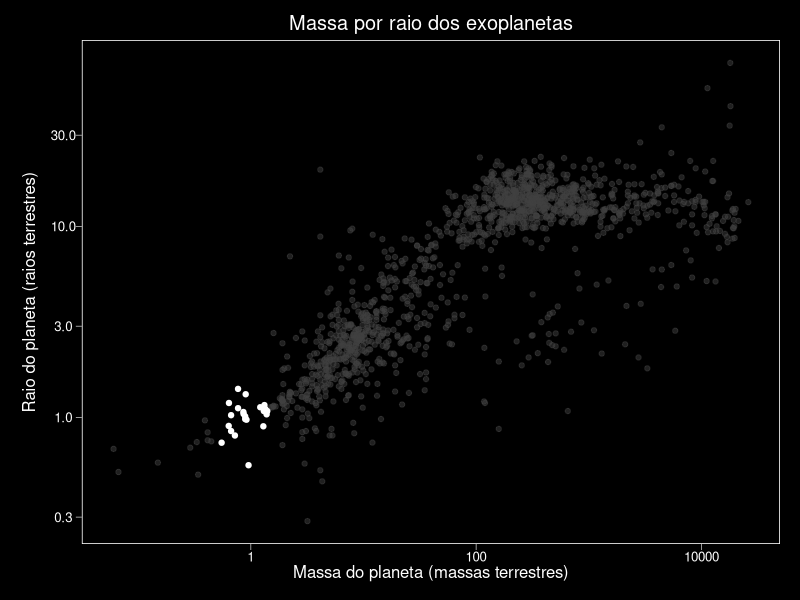
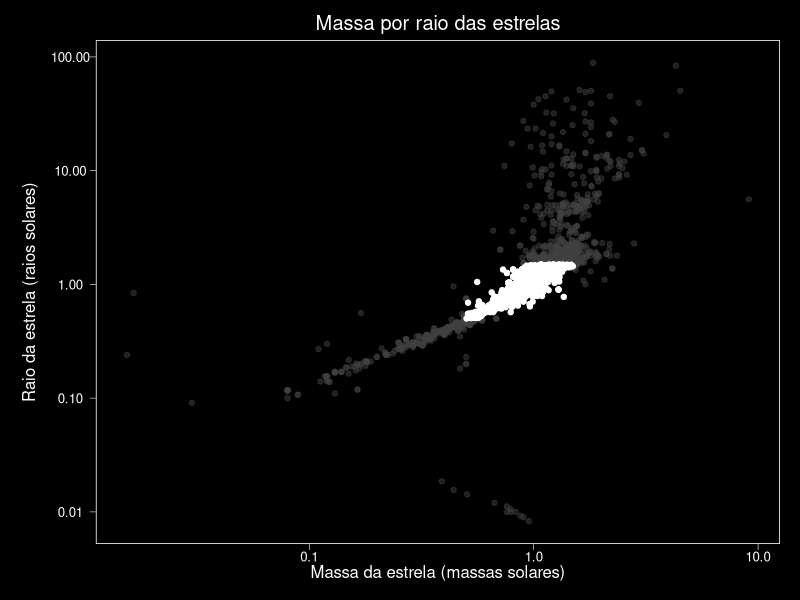
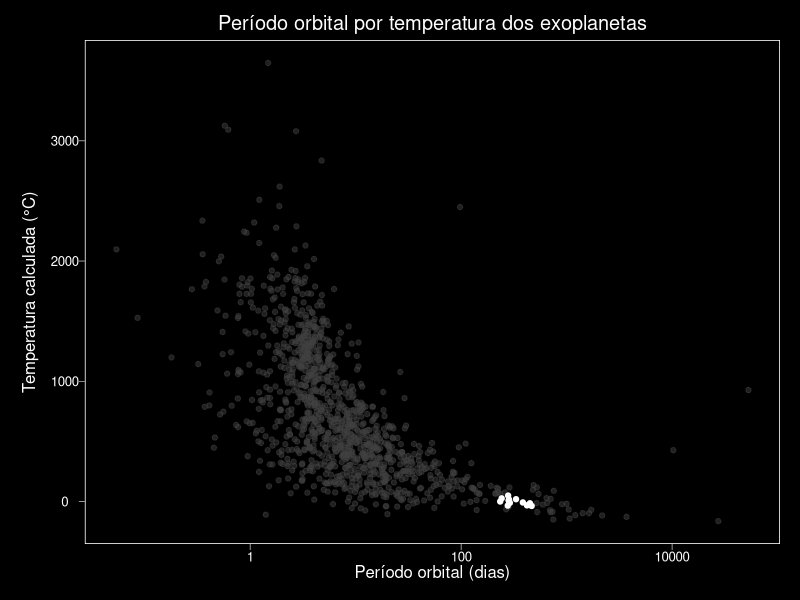
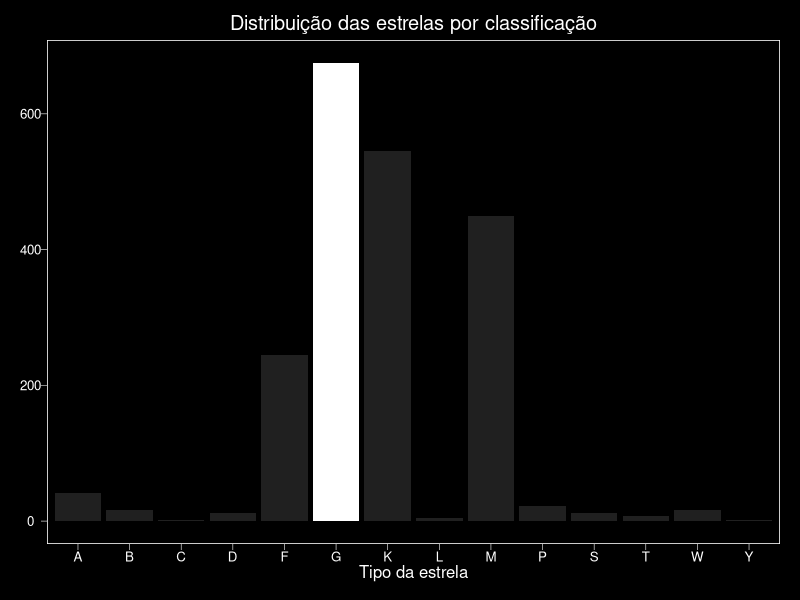
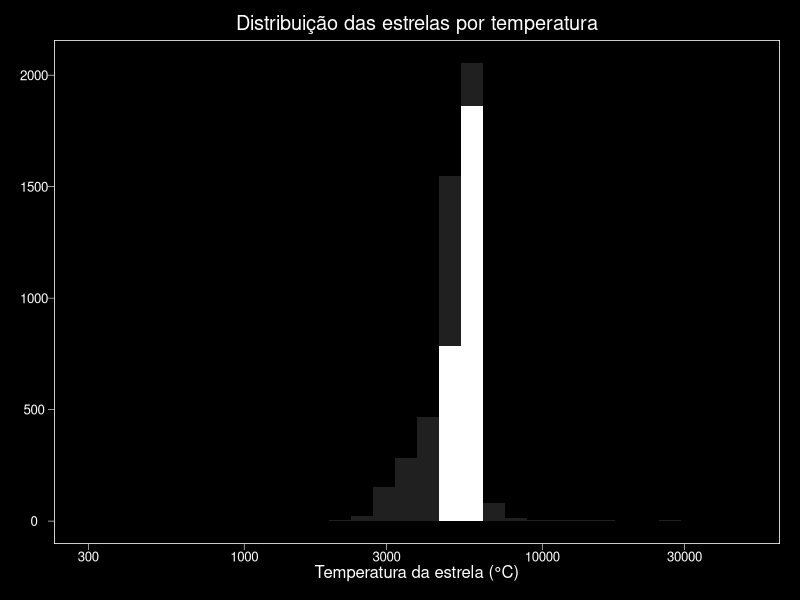
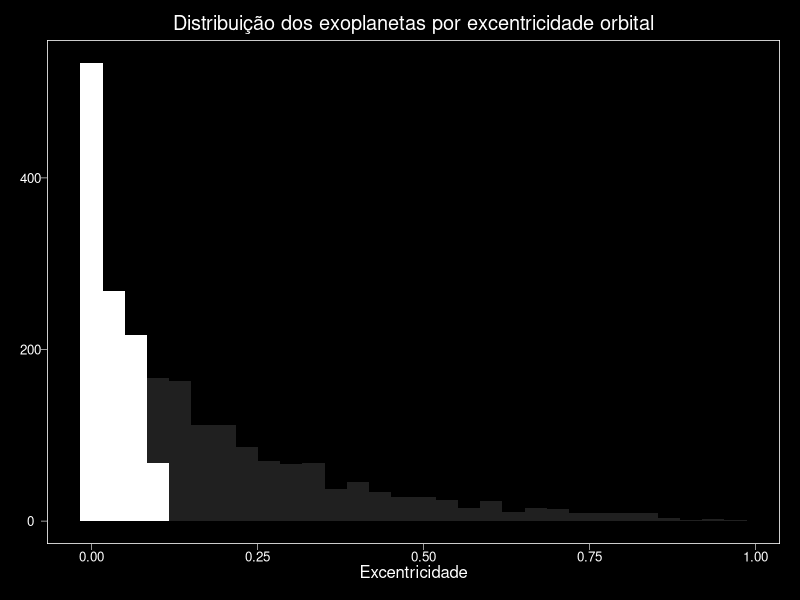
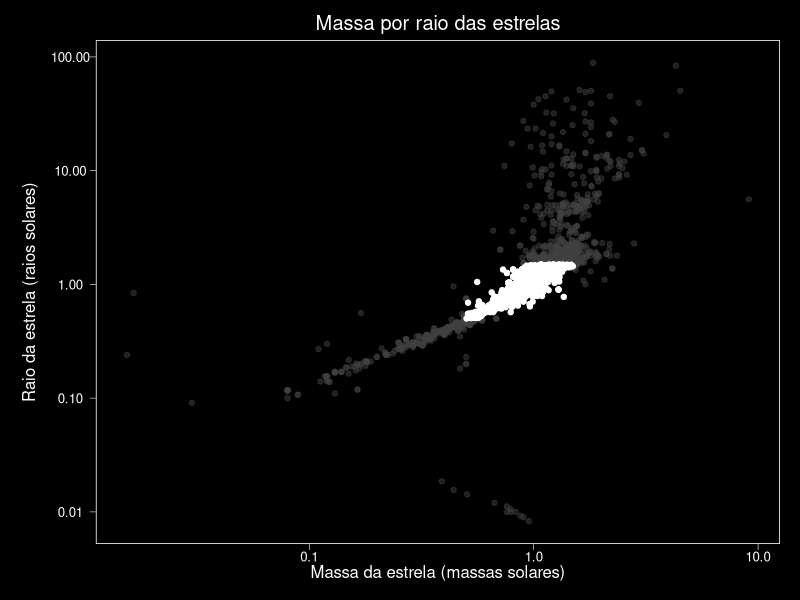
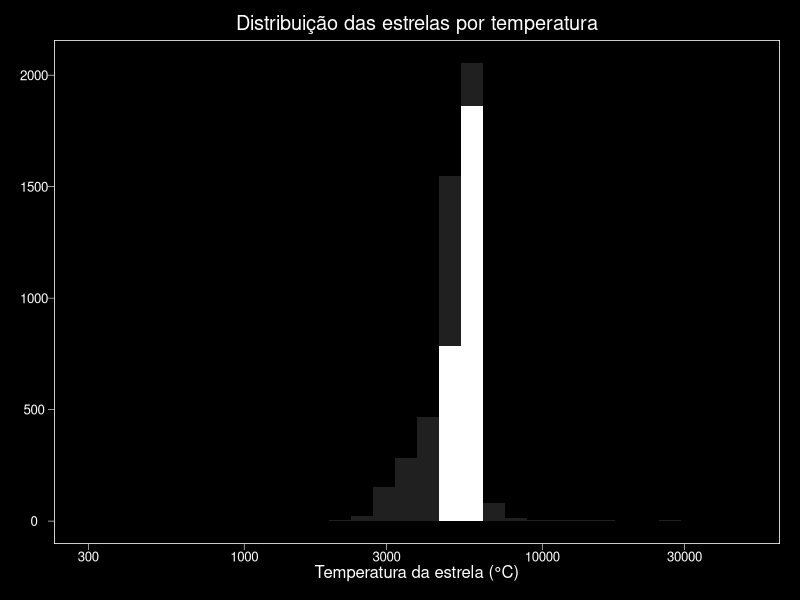

Recreate these plots in R, in order.
## ---- chunk 1
knitr::opts_chunk$set(echo = TRUE)
knitr::opts_chunk$set(warning = FALSE, message = FALSE)
## ---- chunk 2
if(!require(tidyverse)) install.packages("tidyverse", repos = "http://cran.us.r-project.org")
library(tidyverse)
## ---- chunk 3
if(!require(ggthemes)) install.packages("ggthemes", repos = "http://cran.us.r-project.org")
library(ggthemes)
## ---- chunk 4
library(ggplot2)
library(gridExtra)
 
theme_black = function(base_size = 12, base_family = "") {
 
  theme_grey(base_size = base_size, base_family = base_family) %+replace%
 
    theme(
      # Specify axis options
      axis.line = element_blank(),  
      axis.text.x = element_text(size = base_size*0.8, color = "white", lineheight = 0.9),  
      axis.text.y = element_text(size = base_size*0.8, color = "white", lineheight = 0.9),  
      axis.ticks = element_line(color = "white", size  =  0.2),  
      axis.title.x = element_text(size = base_size, color = "white", margin = margin(0, 10, 0, 0)),  
      axis.title.y = element_text(size = base_size, color = "white", angle = 90, margin = margin(0, 10, 0, 0)),  
      axis.ticks.length = unit(0.3, "lines"),   
      # Specify legend options
      legend.background = element_rect(color = NA, fill = "black"),  
      legend.key = element_rect(color = "white",  fill = "black"),  
      legend.key.size = unit(1.2, "lines"),  
      legend.key.height = NULL,  
      legend.key.width = NULL,      
      legend.text = element_text(size = base_size*0.8, color = "white"),  
      legend.title = element_text(size = base_size*0.8, face = "bold", hjust = 0, color = "white"),  
      legend.position = "right",  
      legend.text.align = NULL,  
      legend.title.align = NULL,  
      legend.direction = "vertical",  
      legend.box = NULL, 
      # Specify panel options
      panel.background = element_rect(fill = "black", color  =  NA),  
      panel.border = element_rect(fill = NA, color = "white"),  
      panel.grid.major = element_line(color = "black"),  
      panel.grid.minor = element_line(color = "black"),  
      panel.margin = unit(0.5, "lines"),   
      # Specify facetting options
      strip.background = element_rect(fill = "grey30", color = "grey10"),  
      strip.text.x = element_text(size = base_size*0.8, color = "white"),  
      strip.text.y = element_text(size = base_size*0.8, color = "white",angle = -90),  
      # Specify plot options
      plot.background = element_rect(color = "black", fill = "black"),  
      plot.title = element_text(size = base_size*1.2, color = "white"),  
      plot.margin = unit(rep(1, 4), "lines")
 
    )
 
}
## ---- chunk 5
setwd(dirname(rstudioapi::getSourceEditorContext()$path))
## ---- chunk 6
data = read.csv("exoplanet.eu_catalog.csv")
## ---- chunk 7
raio_e_massa = data %>% 
  filter(!is.na(mass) & !is.na(radius)) %>% 
  select(X..name, mass, radius) %>% 
  mutate(mass = mass*318) %>% 
  mutate(radius = radius*11)
raio_e_massa
## ---- chunk 8
grafico_raio_massa = ggplot(raio_e_massa, aes(x = mass, y = radius)) +
  geom_point(alpha = 0.5, color = "gray25") +
  geom_point(data = subset(raio_e_massa, mass > 0.5 & mass < 1.5 & radius > 0.5 & radius < 1.5), aes(x = mass, y = radius), color = "white") +
  scale_x_log10() +
  scale_y_log10() +
  labs(x = "Massa do planeta (massas terrestres)", y = "Raio do planeta (raios terrestres)", title = "Massa por raio dos exoplanetas") +
  theme_black() +
  theme(plot.title = element_text(vjust = 2))

grafico_raio_massa
## ---- chunk 9
raio_e_massa_adequados = raio_e_massa %>% filter(mass > 0.5 & mass < 1.5 & radius > 0.5 & radius < 1.5)
raio_e_massa_adequados
## ---- chunk 10
raio = data %>% filter(!is.na(mass))
raio
raio = raio %>% filter(mass > 0.5 & mass < 1.5)
raio
## ---- chunk 11
massa_e_raio_estrela = data %>% filter(!is.na(star_mass) & !is.na(star_radius)) %>% select(X..name, star_mass, star_radius)
massa_e_raio_estrela
## ---- chunk 12
grafico_massa_raio_estrela = ggplot(massa_e_raio_estrela, aes(x = star_mass, y = star_radius)) +
  geom_point(color = "gray25", alpha = 0.5) +
  scale_x_log10() +
  scale_y_log10(labels = scales::label_number()) +
  geom_point(data = subset(massa_e_raio_estrela, star_mass > 0.5 & star_mass < 1.5 & star_radius > 0.5 & star_radius < 1.5), aes(x = star_mass, y = star_radius), color = "white") +
  labs(x = "Massa da estrela (massas solares)", y = "Raio da estrela (raios solares)", title = "Massa por raio das estrelas") +
  theme_black() +
  theme(plot.title = element_text(vjust = 2))
grafico_massa_raio_estrela

ggsave("grafico_massa_raio_estrela.jpg", plot = grafico_massa_raio_estrela)
## ---- chunk 13
massa_e_raio_estrela_adequados = massa_e_raio_estrela %>% filter(star_mass > 0.5 & star_mass < 1.5 & star_radius > 0.5 & star_radius < 1.5)
massa_e_raio_estrela_adequados
## ---- chunk 14
estrelas_de_neutrons = data %>% filter(!is.na(star_mass) & !is.na(star_radius)) %>% filter(star_radius < 0.05) %>% select(X..name, star_name)
estrelas_de_neutrons
## ---- chunk 15
periodo_e_temperatura = data %>% filter(!is.na(orbital_period) & !is.na(temp_calculated)) %>% 
  select(X..name, orbital_period, temp_calculated) %>% 
  mutate(temp_calculated = temp_calculated - 273)
periodo_e_temperatura
## ---- chunk 16
grafico_periodo_temperatura = ggplot(periodo_e_temperatura, aes(x = orbital_period, y = temp_calculated)) +
  geom_point(alpha = 0.5, color = "gray25") +
  scale_x_log10() +
  labs(x = "Período orbital (dias)", y = "Temperatura calculada (°C)", title = "Período orbital por temperatura dos exoplanetas") +
  geom_point(data = subset(periodo_e_temperatura, orbital_period > 200 & orbital_period < 500 & temp_calculated > -40 & temp_calculated < 60), aes(x = orbital_period, y = temp_calculated), color = "white") +
  theme_black() +
  theme(plot.title = element_text(vjust = 2))
grafico_periodo_temperatura
## ---- chunk 17
periodo_e_temperatura_adequados = periodo_e_temperatura %>% filter(orbital_period > 300 & orbital_period < 400 & temp_calculated > -50 & temp_calculated < 50)
periodo_e_temperatura_adequados
## ---- chunk 18
tipo_estrela = data %>% filter(!star_sp_type == "") %>% select(X..name, star_sp_type) %>% mutate(star_sp_type = substr(star_sp_type, 1, 1))
tipo_estrela$star_sp_type[tipo_estrela$star_sp_type == "s"] = "S"
tipo_estrela
## ---- chunk 19
grafico_tipo_estrela = ggplot(tipo_estrela, aes(x = star_sp_type)) +
  geom_bar(fill = "gray25", alpha = 0.5) +
  geom_bar(data = subset(tipo_estrela, star_sp_type == "G"), aes(x = star_sp_type), fill = "white") +
  labs(x = "Tipo da estrela", y = NULL, title = "Distribuição das estrelas por classificação") +
  theme_black() +
  theme(plot.title = element_text(vjust = 2))
grafico_tipo_estrela
## ---- chunk 20
tipo_estrela_adequado = tipo_estrela %>% filter(star_sp_type == "G")
tipo_estrela_adequado
## ---- chunk 21
temperatura_estrela = data %>% filter(!is.na(star_teff)) %>% select(X..name, star_teff) %>% mutate(star_teff = star_teff - 273)
temperatura_estrela
## ---- chunk 22
grafico_temperatura_estrela = ggplot(temperatura_estrela, aes(x = star_teff)) +
  geom_histogram(fill = "gray25", alpha = 0.5) +
  scale_x_log10() +
  geom_histogram(data = subset(temperatura_estrela, star_teff > 5000 & star_teff < 6000), aes(x = star_teff), fill = "white") +
  labs(x = "Temperatura da estrela (°C)", y = NULL, title = "Distribuição das estrelas por temperatura") +
  theme_black() +
  theme(plot.title = element_text(vjust = 2))
grafico_temperatura_estrela

ggsave("grafico_temperatura_estrela.jpg", plot = grafico_temperatura_estrela)
## ---- chunk 23
temperatura_estrela_adequada = temperatura_estrela %>% filter(star_teff > 5000 & star_teff < 6000)
temperatura_estrela_adequada
## ---- chunk 24
excentricidade = data %>% filter(!is.na(eccentricity)) %>% select(X..name, eccentricity) %>% filter(eccentricity <= 1)
excentricidade
## ---- chunk 25
grafico_excentricidade = ggplot(excentricidade, aes(x = eccentricity)) +
  geom_histogram(fill = "gray25", alpha = 0.5) +
  geom_histogram(data = subset(excentricidade, eccentricity < 0.1), aes(x = eccentricity), fill = "white") +
  labs(x = "Excentricidade", y = NULL, title = "Distribuição dos exoplanetas por excentricidade orbital") +
  theme_black() +
  theme(plot.title = element_text(vjust = 2))
grafico_excentricidade
## ---- chunk 26
excentricidade_adequada = excentricidade %>% filter(eccentricity <= 0.1)
excentricidade_adequada
